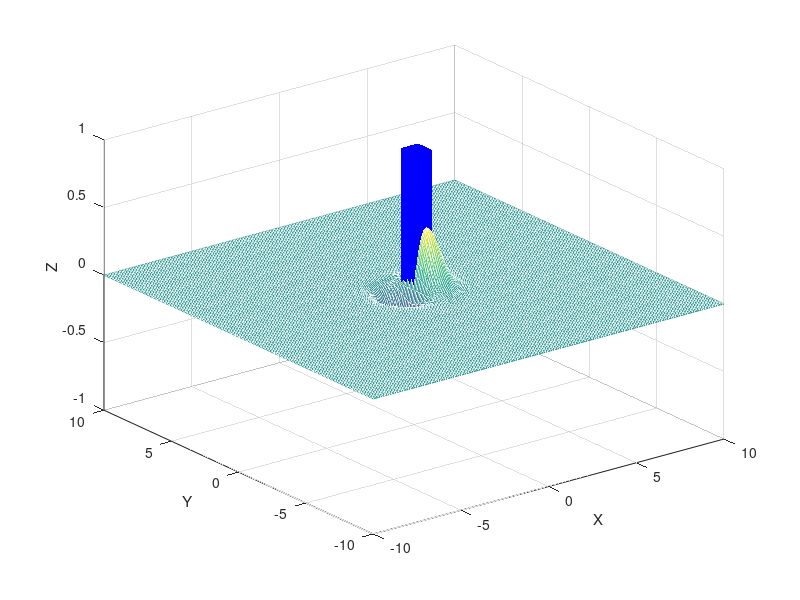

MATLAB code to generate this figure: (Note: this script raises an error after producing the figure.)
% Create a 3D plot of the environment
[x,y] = meshgrid(-10:0.1:10,-10:0.1:10);
z = x .* exp(-x.^2 - y.^2);
figure
mesh(x,y,z)
axis([-10 10 -10 10 -1 1])
xlabel('X')
ylabel('Y')
zlabel('Z')

% Create the airplane model
vertices = [0 0 0; 1 0 0; 1 1 0; 0 1 0; 0 0 1; 1 0 1; 1 1 1; 0 1 1];
faces = [1 2 3 4; 2 6 7 3; 4 3 7 8; 1 5 8 4; 1 2 6 5; 5 6 7 8];
patch('Vertices',vertices,'Faces',faces,...
      'FaceColor','blue','EdgeColor','none')

% Implement WASD controls
while true
    k = get(gcf,'currentkey');
    switch k
        case 'w'
            % Move the airplane forward
        case 'a'
            % Move the airplane left
        case 's'
            % Move the airplane backward
        case 'd'
            % Move the airplane right
        otherwise
            % Do nothing
    end
end
